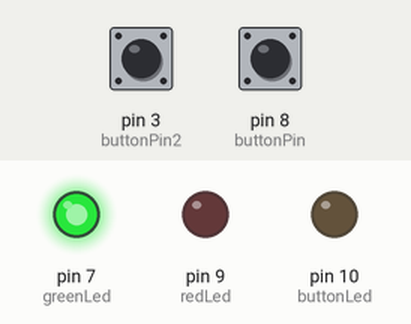
Simulated run of this sketch. Board: Arduino Uno, built with avr-gcc and run on an emulated ATmega328P. Shown: output pins drawn as LEDs (lit = HIGH). Dashed ring = blinking. The test bench sets the inputs (shaded band); at power-on: pin 8 (buttonPin) LOW, pin 3 (buttonPin2) LOW. What the sketch prints to the serial monitor is not drawn.

Above: at 1.2 s.
1.3 s: pin 8 (buttonPin) pulled HIGH for 0.15 s
At 1.38 s:
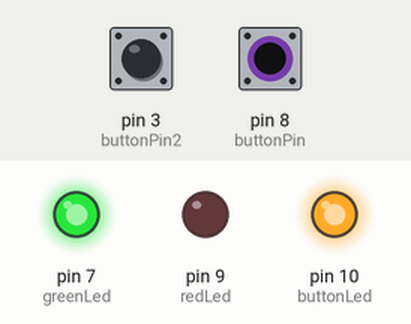
4.4 s: pin 8 (buttonPin) pulled HIGH for 1 s
At 5.9 s:
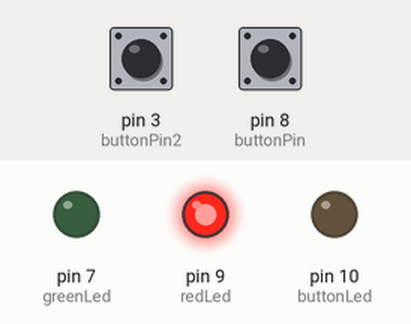
6.9 s: pin 8 (buttonPin) pulsed HIGH 5 times (0.12 s each, 0.3 s apart)
At 7.26 s:
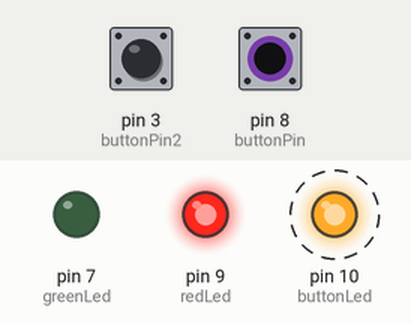
11.4 s: pin 8 (buttonPin) pulled HIGH for 3.2 s
At 14.0 s:
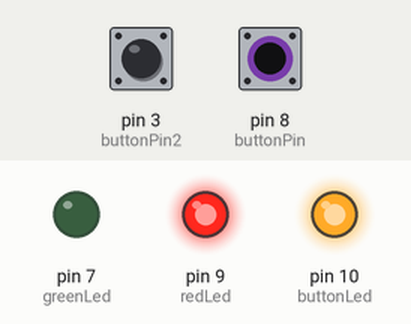
Timing chart, 0 to 20.5 s (numbered marks = the images above; inputs shaded):
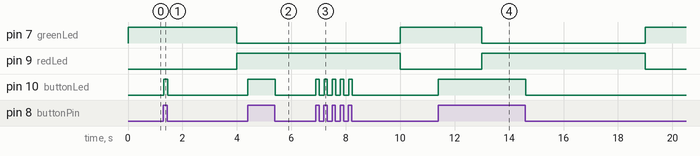

Measured:
- after the input at 1.3 s, pin 7 (greenLed): HIGH → LOW after 2.7 s instead of 1.7 s; pin 9 (redLed): LOW → HIGH after 2.7 s instead of 1.7 s; pin 10 (buttonLed): LOW → HIGH at once, → LOW 0.15 s later
- after the input at 4.4 s, pin 10 (buttonLed): LOW → HIGH at once, → LOW 1.0 s later
- after the input at 6.9 s, pin 10 (buttonLed): alternates HIGH for 0.13 s and LOW for 0.17 s, 10 changes in all, then stays LOW, starting at once
- after the input at 11.4 s, pin 10 (buttonLed): LOW → HIGH at once, → LOW 3.2 s later

The sketch:

sketch_apr15a.ino
```cpp
#include <MsTimer2.h>

  int greenLed=7;
  int redLed=9;

  int greenStatus;
  int redStatus;
  int count = 0;

  int buttonPin=8;
  int buttonPin2=3;
  int buttonLed2=11;
  int buttonLed=10;
  int buttonState = 0;
  int buttonState2 = 0;

  boolean buttonPressed = LOW;

//signal light function
void signalLight()
{
  count++;
   /*********************** the green light is on **************************/
  if(greenStatus)
  {
    if (count > 2)
    {
     digitalWrite(greenLed,LOW);
     digitalWrite(redLed,HIGH);
     redStatus = HIGH;
     greenStatus = LOW;
     count = 0;
     buttonPressed = LOW;
    }
  }
  /*********************** the red light is on **************************/
  else if (redStatus && buttonPressed)
  {
    if (count > 5)
    {
      digitalWrite(greenLed,HIGH);
      digitalWrite(redLed,LOW);
      redStatus = LOW;
      greenStatus = HIGH;
      count = 0;
    }
  }
}
void setup() {
   Serial.begin(9600);
  // put your setup code here, to run once:
  //light
  pinMode(greenLed,OUTPUT);
  pinMode(redLed,OUTPUT);
  //buttons
  pinMode(buttonPin,INPUT);
  pinMode(buttonPin2,INPUT);
  pinMode(buttonLed,OUTPUT);
  /*********************** inistial the signal light **************************/
  digitalWrite(greenLed,HIGH);
  digitalWrite(redLed,LOW);
  greenStatus = HIGH;
  redStatus = LOW;
  //set the timer
  MsTimer2::set(1000, signalLight);// run every sec
  MsTimer2::start();
}

void loop() {
  // put your main code here, to run repeatedly:

    buttonState = digitalRead(buttonPin);
    buttonState2 = digitalRead(buttonPin2);
    //button1
    if (buttonState == HIGH)
    {
      digitalWrite(buttonLed,HIGH);
      Serial.println("UP");
      if (!buttonPressed)
      {
        count = 0;
      }
      buttonPressed = HIGH;
    }else
    {
      Serial.println("DOWN");
      digitalWrite(buttonLed,LOW);
    }
    //button2
     if (buttonState2 == HIGH)
    {
      digitalWrite(buttonLed2,HIGH);
      if (!buttonPressed)
      {
        count = 0;
      }
      buttonPressed = HIGH;
    }else
    {
      digitalWrite(buttonLed2,LOW);
    }
}
```
